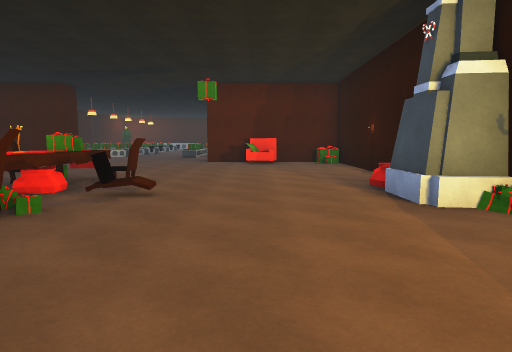
[1] (above)

19 first-person views from a walk through a scene from a Unity 3-D project. The camera is 1.5 m above the floor, tilts 6° down and sees 75° across. The floor is counted in squares, 2 m on a side. Each view is taken from the middle of a square. On the plan, view 1 faces up. The plan holds only what a view shows up to about 11 squares ahead; the rest is blank. The place goes on beyond the plan. The player character is not drawn. Some surface patterns are stand-ins.

[2]
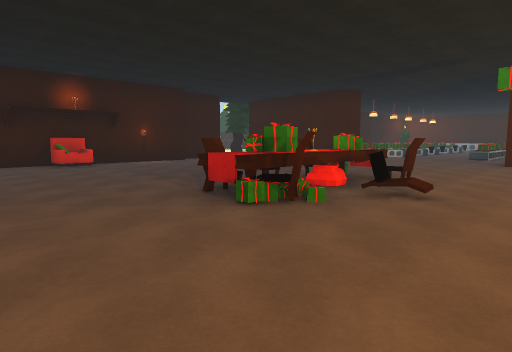

[3]
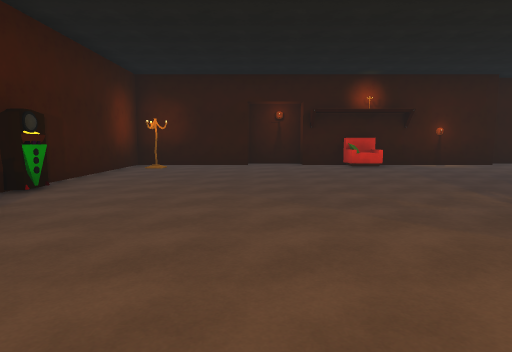

[4]
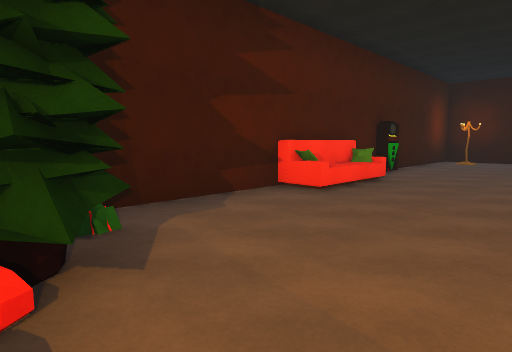

[5]
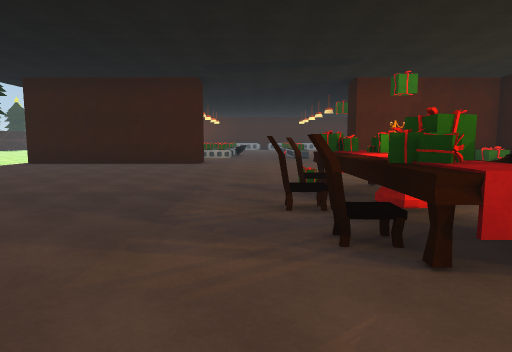

[6]
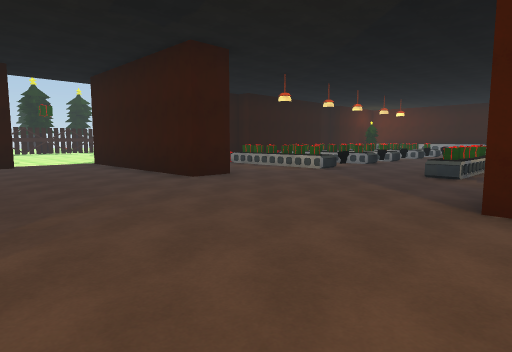

[7]
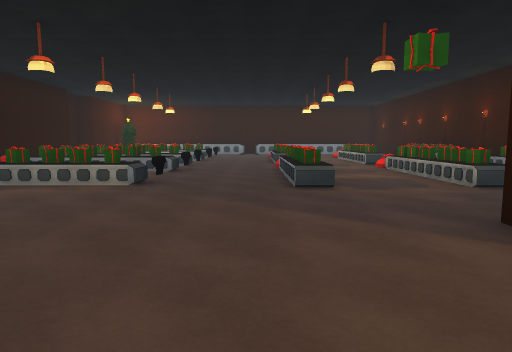

[8]
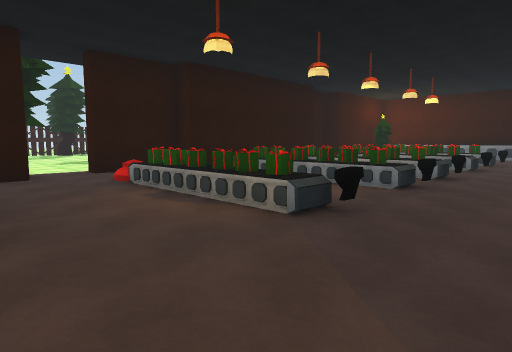

[9]
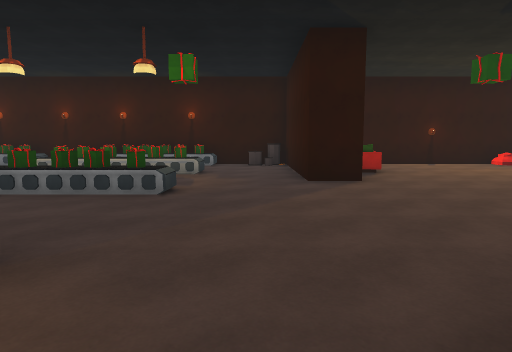

[10]
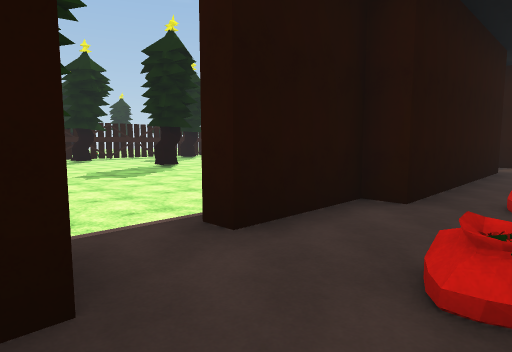

[11]
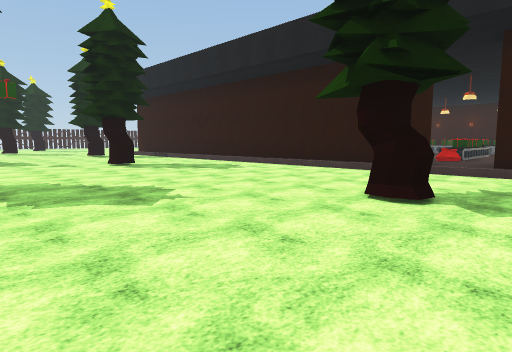

[12]
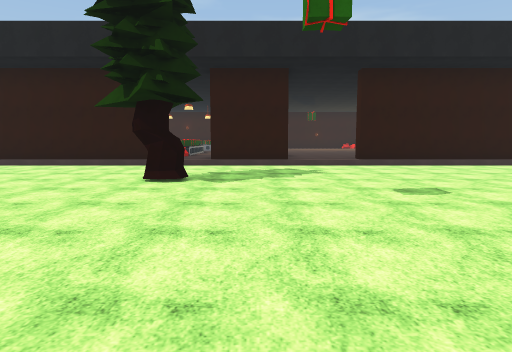

[13]
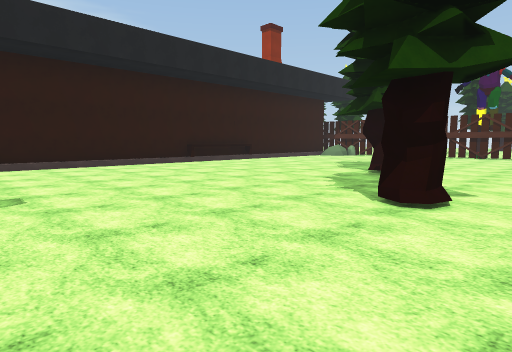

[14]
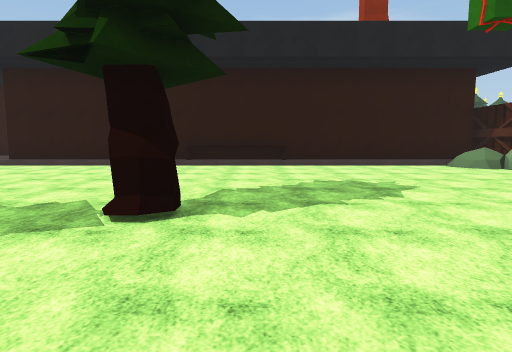

[15]
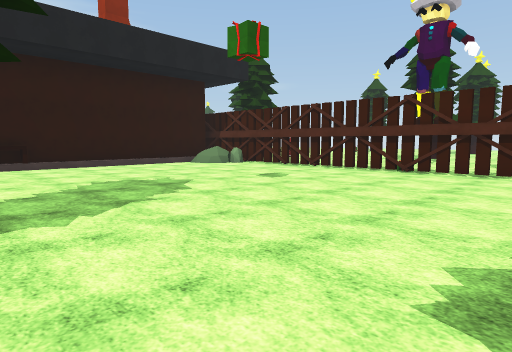

[16]
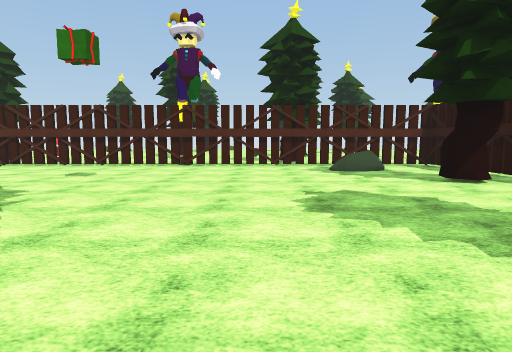

[17]
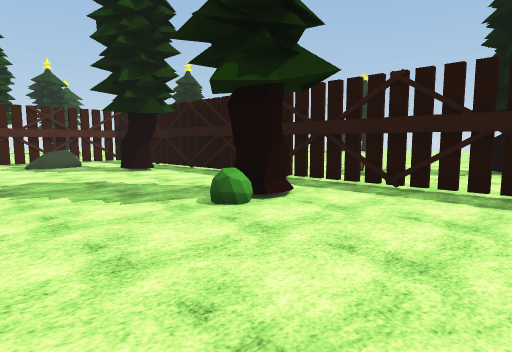

[18]
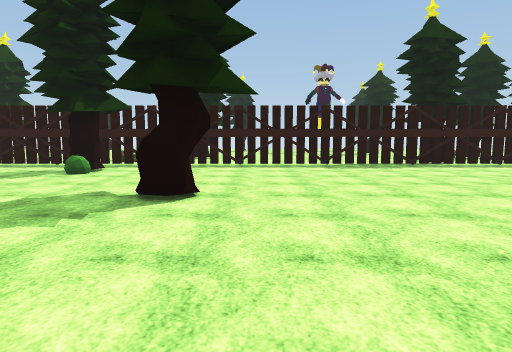

[19]
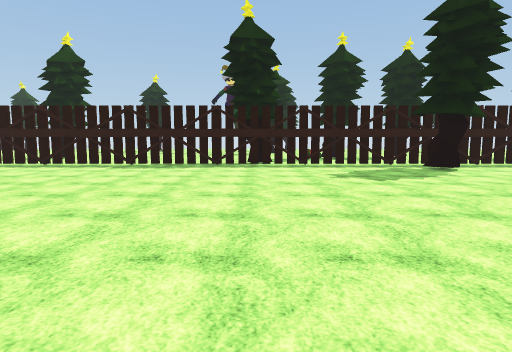

### Floor plan
Key: @ floor where view 1 was taken; # wall or solid block; x gap in a wall; . main floor; : floor 0.25 m higher than the main floor; + floor 0.5 m higher than the main floor; / step, stairs or slope; = window, fence, low wall or low ledge; ^ raised ledge; L lamp; R rock; B bush; O other object.
Columns run from 29 left of view 1 to 3 right of it. Each row starts with its distance up from view 1.
 26                  #
 25           ..     #    ^O
 24           ...    #:    :
 23          .....   #: ^^^O:
 22  #       ......  #:    ::       #
 21  ...     ......./#:  = :::^ :=  #
 20   #...   ......./#: ^^^O::::::  #
 19  =.#... ......../#:  ^^O::^::^  #
 18  #............../#:=^^::::^::^  #
 17  .#............./#:   ::::^::^  #
 16  =............../#:^^^^O::^::^ :#
 15  #..........#.../:::::::::::::::#
 14  #............../#:::::::::::::O#
 13  =............../#    #:::::#####
 12  .#............./######:::::#  O#
 11  #............../::::::::::::O:/#
 10  =............../:::::::::::::::#
  9  #............../#::::::::::::::#
  8  =............../#::::::::::::::#
  7  x......#......./#::::::::::::::#
  6 .#............../#:::::::O^O::::#
  5 .=............../#::::::O^OO::: O
  4 ..#.B.........../#:::::::O^:::: #
  3 =................#O::::::OO:::::
  2 .=..............O#::::::::::::::
  1  #...............#:::::::::::::
  0  #...............#:::::::::::@::
 -1  =.#.............#:::::::::::::
 -2  #...............#:::::::::::::O
 -3  #..R............#:L:::::OO:::OO
 -4   ..+...........R######O#######
 -5   #x###x##xxx##O##
 -6   .. ...........

Where each view was taken, in squares from view 1:
view 1: 0 up, 0 right, facing up
view 2: 0 up, 0 right, facing up-left
view 3: 0 up, 1 left, facing left
view 4: 0 up, 2 right, facing down-left
view 5: 1 up, 5 left, facing up
view 6: 8 up, 1 left, facing up-left
view 7: 10 up, 4 left, facing up
view 8: 13 up, 4 left, facing up-left
view 9: 14 up, 8 left, facing right
view 10: 14 up, 10 left, facing up-left
view 11: 13 up, 21 left, facing up-right
view 12: 13 up, 23 left, facing right
view 13: 11 up, 23 left, facing down-right
view 14: 2 up, 23 left, facing right
view 15: 3 up, 23 left, facing down-right
view 16: 5 up, 22 left, facing down
view 17: 7 up, 22 left, facing down-left
view 18: 8 up, 17 left, facing left
view 19: 14 up, 17 left, facing left
